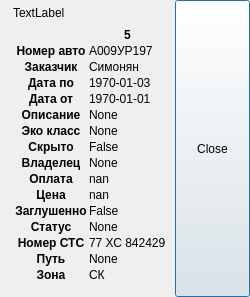
<?xml version="1.0" encoding="UTF-8"?>
<ui version="4.0">
 <class>Notification</class>
 <widget class="QDialog" name="Notification">
  <property name="geometry">
   <rect>
    <x>0</x>
    <y>0</y>
    <width>250</width>
    <height>297</height>
   </rect>
  </property>
  <property name="contextMenuPolicy">
   <enum>Qt::NoContextMenu</enum>
  </property>
  <property name="windowOpacity">
   <double>0.900000000000000</double>
  </property>
  <layout class="QVBoxLayout" name="verticalLayout">
   <property name="spacing">
    <number>0</number>
   </property>
   <property name="margin">
    <number>0</number>
   </property>
   <item>
    <layout class="QVBoxLayout" name="lay_titlebar" stretch="0">
     <item>
      <layout class="QHBoxLayout" name="horizontalLayout" stretch="0,100,40">
       <property name="spacing">
        <number>0</number>
       </property>
       <property name="sizeConstraint">
        <enum>QLayout::SetMaximumSize</enum>
       </property>
       <item>
        <widget class="QLabel" name="lbl_logo">
         <property name="text">
          <string/>
         </property>
         <property name="alignment">
          <set>Qt::AlignCenter</set>
         </property>
        </widget>
       </item>
       <item>
        <layout class="QGridLayout" name="gridLayout" rowstretch="0,1">
         <property name="margin">
          <number>6</number>
         </property>
         <property name="horizontalSpacing">
          <number>6</number>
         </property>
         <item row="0" column="0">
          <widget class="QLabel" name="lbl_topic">
           <property name="text">
            <string>TextLabel</string>
           </property>
           <property name="margin">
            <number>5</number>
           </property>
           <property name="openExternalLinks">
            <bool>true</bool>
           </property>
          </widget>
         </item>
         <item row="1" column="0">
          <widget class="QLabel" name="lbl_message">
           <property name="text">
            <string>&lt;style  type=&quot;text/css&quot; &gt;
&lt;/style&gt;  
&lt;table id=&quot;T_6d631314_5a1b_11e8_83fe_7824af8f92da&quot; &gt; 
&lt;thead&gt;    &lt;tr&gt; 
        &lt;th class=&quot;blank level0&quot; &gt;&lt;/th&gt; 
        &lt;th class=&quot;col_heading level0 col0&quot; &gt;5&lt;/th&gt; 
    &lt;/tr&gt;&lt;/thead&gt; 
&lt;tbody&gt;    &lt;tr&gt; 
        &lt;th id=&quot;T_6d631314_5a1b_11e8_83fe_7824af8f92dalevel0_row0&quot; class=&quot;row_heading level0 row0&quot; &gt;Номер авто&lt;/th&gt; 
        &lt;td id=&quot;T_6d631314_5a1b_11e8_83fe_7824af8f92darow0_col0&quot; class=&quot;data row0 col0&quot; &gt;А009УР197&lt;/td&gt; 
    &lt;/tr&gt;    &lt;tr&gt; 
        &lt;th id=&quot;T_6d631314_5a1b_11e8_83fe_7824af8f92dalevel0_row1&quot; class=&quot;row_heading level0 row1&quot; &gt;Заказчик&lt;/th&gt; 
        &lt;td id=&quot;T_6d631314_5a1b_11e8_83fe_7824af8f92darow1_col0&quot; class=&quot;data row1 col0&quot; &gt;Симонян&lt;/td&gt; 
    &lt;/tr&gt;    &lt;tr&gt; 
        &lt;th id=&quot;T_6d631314_5a1b_11e8_83fe_7824af8f92dalevel0_row2&quot; class=&quot;row_heading level0 row2&quot; &gt;Дата по&lt;/th&gt; 
        &lt;td id=&quot;T_6d631314_5a1b_11e8_83fe_7824af8f92darow2_col0&quot; class=&quot;data row2 col0&quot; &gt;1970-01-03&lt;/td&gt; 
    &lt;/tr&gt;    &lt;tr&gt; 
        &lt;th id=&quot;T_6d631314_5a1b_11e8_83fe_7824af8f92dalevel0_row3&quot; class=&quot;row_heading level0 row3&quot; &gt;Дата от&lt;/th&gt; 
        &lt;td id=&quot;T_6d631314_5a1b_11e8_83fe_7824af8f92darow3_col0&quot; class=&quot;data row3 col0&quot; &gt;1970-01-01&lt;/td&gt; 
    &lt;/tr&gt;    &lt;tr&gt; 
        &lt;th id=&quot;T_6d631314_5a1b_11e8_83fe_7824af8f92dalevel0_row4&quot; class=&quot;row_heading level0 row4&quot; &gt;Описание&lt;/th&gt; 
        &lt;td id=&quot;T_6d631314_5a1b_11e8_83fe_7824af8f92darow4_col0&quot; class=&quot;data row4 col0&quot; &gt;None&lt;/td&gt; 
    &lt;/tr&gt;    &lt;tr&gt; 
        &lt;th id=&quot;T_6d631314_5a1b_11e8_83fe_7824af8f92dalevel0_row5&quot; class=&quot;row_heading level0 row5&quot; &gt;Эко класс&lt;/th&gt; 
        &lt;td id=&quot;T_6d631314_5a1b_11e8_83fe_7824af8f92darow5_col0&quot; class=&quot;data row5 col0&quot; &gt;None&lt;/td&gt; 
    &lt;/tr&gt;    &lt;tr&gt; 
        &lt;th id=&quot;T_6d631314_5a1b_11e8_83fe_7824af8f92dalevel0_row6&quot; class=&quot;row_heading level0 row6&quot; &gt;Скрыто&lt;/th&gt; 
        &lt;td id=&quot;T_6d631314_5a1b_11e8_83fe_7824af8f92darow6_col0&quot; class=&quot;data row6 col0&quot; &gt;False&lt;/td&gt; 
    &lt;/tr&gt;    &lt;tr&gt; 
        &lt;th id=&quot;T_6d631314_5a1b_11e8_83fe_7824af8f92dalevel0_row7&quot; class=&quot;row_heading level0 row7&quot; &gt;Владелец&lt;/th&gt; 
        &lt;td id=&quot;T_6d631314_5a1b_11e8_83fe_7824af8f92darow7_col0&quot; class=&quot;data row7 col0&quot; &gt;None&lt;/td&gt; 
    &lt;/tr&gt;    &lt;tr&gt; 
        &lt;th id=&quot;T_6d631314_5a1b_11e8_83fe_7824af8f92dalevel0_row8&quot; class=&quot;row_heading level0 row8&quot; &gt;Оплата&lt;/th&gt; 
        &lt;td id=&quot;T_6d631314_5a1b_11e8_83fe_7824af8f92darow8_col0&quot; class=&quot;data row8 col0&quot; &gt;nan&lt;/td&gt; 
    &lt;/tr&gt;    &lt;tr&gt; 
        &lt;th id=&quot;T_6d631314_5a1b_11e8_83fe_7824af8f92dalevel0_row9&quot; class=&quot;row_heading level0 row9&quot; &gt;Цена&lt;/th&gt; 
        &lt;td id=&quot;T_6d631314_5a1b_11e8_83fe_7824af8f92darow9_col0&quot; class=&quot;data row9 col0&quot; &gt;nan&lt;/td&gt; 
    &lt;/tr&gt;    &lt;tr&gt; 
        &lt;th id=&quot;T_6d631314_5a1b_11e8_83fe_7824af8f92dalevel0_row10&quot; class=&quot;row_heading level0 row10&quot; &gt;Заглушенно&lt;/th&gt; 
        &lt;td id=&quot;T_6d631314_5a1b_11e8_83fe_7824af8f92darow10_col0&quot; class=&quot;data row10 col0&quot; &gt;False&lt;/td&gt; 
    &lt;/tr&gt;    &lt;tr&gt; 
        &lt;th id=&quot;T_6d631314_5a1b_11e8_83fe_7824af8f92dalevel0_row11&quot; class=&quot;row_heading level0 row11&quot; &gt;Статус&lt;/th&gt; 
        &lt;td id=&quot;T_6d631314_5a1b_11e8_83fe_7824af8f92darow11_col0&quot; class=&quot;data row11 col0&quot; &gt;None&lt;/td&gt; 
    &lt;/tr&gt;    &lt;tr&gt; 
        &lt;th id=&quot;T_6d631314_5a1b_11e8_83fe_7824af8f92dalevel0_row12&quot; class=&quot;row_heading level0 row12&quot; &gt;Номер СТС&lt;/th&gt; 
        &lt;td id=&quot;T_6d631314_5a1b_11e8_83fe_7824af8f92darow12_col0&quot; class=&quot;data row12 col0&quot; &gt;77 ХС 842429&lt;/td&gt; 
    &lt;/tr&gt;    &lt;tr&gt; 
        &lt;th id=&quot;T_6d631314_5a1b_11e8_83fe_7824af8f92dalevel0_row13&quot; class=&quot;row_heading level0 row13&quot; &gt;Путь&lt;/th&gt; 
        &lt;td id=&quot;T_6d631314_5a1b_11e8_83fe_7824af8f92darow13_col0&quot; class=&quot;data row13 col0&quot; &gt;None&lt;/td&gt; 
    &lt;/tr&gt;    &lt;tr&gt; 
        &lt;th id=&quot;T_6d631314_5a1b_11e8_83fe_7824af8f92dalevel0_row14&quot; class=&quot;row_heading level0 row14&quot; &gt;Зона&lt;/th&gt; 
        &lt;td id=&quot;T_6d631314_5a1b_11e8_83fe_7824af8f92darow14_col0&quot; class=&quot;data row14 col0&quot; &gt;СК&lt;/td&gt; 
    &lt;/tr&gt;&lt;/tbody&gt; 
&lt;/table&gt; </string>
           </property>
           <property name="alignment">
            <set>Qt::AlignLeading|Qt::AlignLeft|Qt::AlignTop</set>
           </property>
           <property name="margin">
            <number>5</number>
           </property>
           <property name="openExternalLinks">
            <bool>true</bool>
           </property>
           <property name="textInteractionFlags">
            <set>Qt::LinksAccessibleByKeyboard|Qt::LinksAccessibleByMouse|Qt::TextBrowserInteraction|Qt::TextSelectableByKeyboard|Qt::TextSelectableByMouse</set>
           </property>
          </widget>
         </item>
        </layout>
       </item>
       <item>
        <widget class="QPushButton" name="btn_close">
         <property name="sizePolicy">
          <sizepolicy hsizetype="Preferred" vsizetype="Minimum">
           <horstretch>0</horstretch>
           <verstretch>0</verstretch>
          </sizepolicy>
         </property>
         <property name="minimumSize">
          <size>
           <width>75</width>
           <height>0</height>
          </size>
         </property>
         <property name="text">
          <string>Close</string>
         </property>
        </widget>
       </item>
      </layout>
     </item>
    </layout>
   </item>
  </layout>
 </widget>
 <layoutdefault spacing="6" margin="11"/>
 <resources/>
 <connections/>
</ui>
